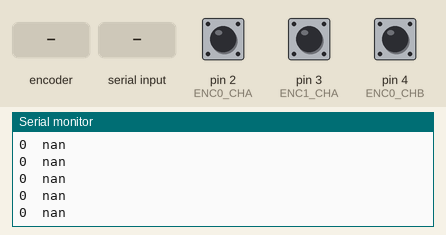
A sketch run on a simulated Arduino Uno, built with avr-gcc and run on an emulated ATmega328P. Parts: the last lines printed to the serial monitor. The inputs (shaded band) are chosen by the test bench; at power-on: pin 2 (ENC0_CHA) HIGH, pin 3 (ENC1_CHA) HIGH, pin 4 (ENC0_CHB) HIGH.

Above: at 1.2 s.
1.3 s: rotary encoder on pin 2 (ENC0_CHA) / pin 4 (ENC0_CHB) turned 1 step (first pin leading)
At 1.41 s:
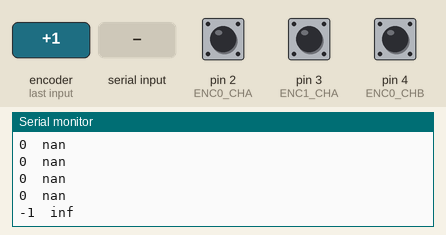
3.3 s: "90,45\n" received over Serial
At 3.31 s:
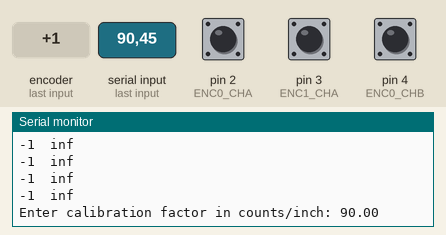
4.9 s: "30,150\n" received over Serial
At 4.92 s:
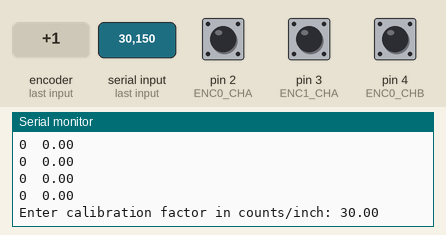
6.4 s: rotary encoder on pin 2 (ENC0_CHA) / pin 4 (ENC0_CHB) turned 1 step (first pin leading)
At 6.53 s:
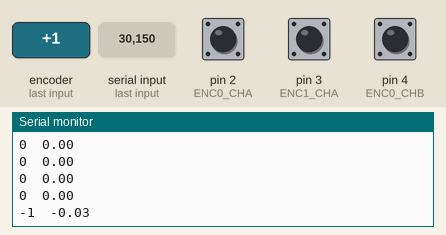

Measured:
- after the input at 1.3 s, the serial monitor: prints a new line after 0.10 s (image 1)
- after the input at 3.3 s, the serial monitor: prints a new line at once (image 2)
- after the input at 4.9 s, the serial monitor: prints a new line at once (image 3)
- after the input at 6.4 s, the serial monitor: prints a new line after 0.13 s (image 4)

The sketch:

Encoder_Calibration.ino
```cpp
// Conversion Factor
#define COUNTS_PER_INCH 0.0
float countsPerInch = 0.0;


// Pin assignments
#define ENC0_CHA 2
#define ENC0_CHB 4
#define ENC1_CHA 3
#define ENC1_CHB 5

volatile long counter0 = 0;
volatile long counter1 = 0;


//ASR for encoder0 counting
void encoder0() {
  if (digitalRead(ENC0_CHB)) {
    counter0 ++;
  } else {
    counter0 -= 1;
  }
}

//ASR for encoder0 counting
void encoder1() {
  if (digitalRead(ENC1_CHB)) {
    counter1 ++;
  } else {
    counter1 -= 1;
  }
}

float inputFloat(String prompt) {
  int inChar;
  String inString;
  Serial.print(prompt);
  while (inChar != '\n') {
    while (Serial.available() > 0) {
      inChar = Serial.read();
      if (inChar != '\n') {
        inString += (char)inChar;
      }
    }
  }
  float f = inString.toFloat();
  Serial.println(f);
  return f;
}

void setup() {
  // setup for encoders 0 and 1
  pinMode(ENC0_CHA,INPUT);
  pinMode(ENC0_CHB,INPUT);
  pinMode(ENC1_CHA,INPUT);
  pinMode(ENC1_CHB,INPUT);
  attachInterrupt(0,encoder0,RISING);
  attachInterrupt(1,encoder1,RISING);
  Serial.begin(115200);
}

void loop() {
  // put your main code here, to run repeatedly:
  Serial.print(counter0);
  Serial.print("  ");
  //Serial.print(counter0 / COUNTS_PER_INCH);
  Serial.print(counter0 / countsPerInch);
  //Serial.print(counter1);
  Serial.println("");
  if (Serial.available() > 0) {
    countsPerInch = inputFloat("Enter calibration factor in counts/inch: ");
    counter0 = 0;
  }
  delay(100);
}
```
